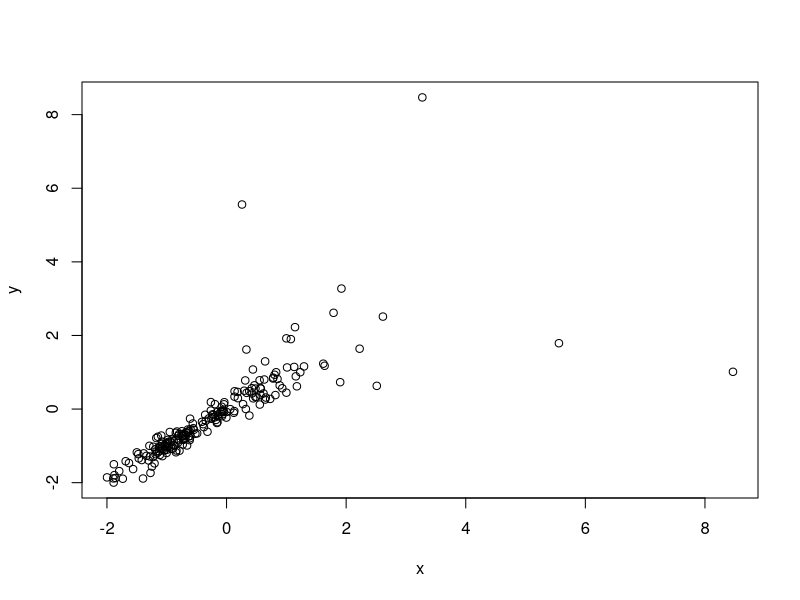

The R script that drew this image: (Note: this script raises an error after producing the figure.)
## Copyright (C) 2012 Marius Hofert, Ivan Kojadinovic, Martin Maechler, and Jun Yan
##
## This program is free software; you can redistribute it and/or modify it under
## the terms of the GNU General Public License as published by the Free Software
## Foundation; either version 3 of the License, or (at your option) any later
## version.
##
## This program is distributed in the hope that it will be useful, but WITHOUT
## ANY WARRANTY; without even the implied warranty of MERCHANTABILITY or FITNESS
## FOR A PARTICULAR PURPOSE. See the GNU General Public License for more
## details.
##
## You should have received a copy of the GNU General Public License along with
## this program; if not, see <http://www.gnu.org/licenses/>.


### MLE for Clayton AR(1) copula model with Student marginal

## Parameters

alpha <- 10
mu <- 0
sigma <- 1
df <- 3

## Student location scale rpqd family

rtls <- function(n,df,mu,sigma) sigma * rt(n,df) + mu
ptls <- function(x,df,mu,sigma) pt((x - mu)/sigma,df)
qtls <- function(u,df,mu,sigma) sigma * qt(u,df) + mu
dtls <- function(u,df,mu,sigma) dt((x - mu)/sigma,df)/sigma

## Generation of Data

n <- 200
rclayton <- function(n,alpha){
	u <- runif(n+1) # innovations
	v <- u
	for(i in 2:(n+1))
		v[i] <- ((u[i]^(-alpha/(1+alpha)) -1)*v[i-1]^(-alpha) +1)^(-1/alpha)
	return(v[2:(n+1)])
	}
u <- rclayton(n,alpha)
u <- qt(u,3)
y <- u[-n]
x <- u[-1]

plot(x,y)

## Estimation with known marginal
cop <- claytonCopula(5,dim=2)
f <- fitCopula(cbind(ptls(x,df,mu,sigma),ptls(y,df,mu,sigma)),cop)

## Estimation with unknown marginal parameters

M1 <- mvdc(claytonCopula(alpha,dim=2),c("tls","tls"),
	list( list(df=df,mu=mu,sigma=sigma), list(df=df,mu=mu,sigma=sigma)),
	marginsIdentical = TRUE)
M2 <- mvdc(claytonCopula(alpha,dim=2),c("tls","tls"),
	list( list(df=df,mu=mu,sigma=sigma), list(df=df,mu=mu,sigma=sigma)))
g <- fitMvdc(cbind(x,y),M1,c(3,1,1,10)) # constrains marginals to be identical
h <- fitMvdc(cbind(x,y),M2,c(3,1,1,3,1,1,10)) # estimates separate marginals


## Plot some true and estimated conditional quantile functions

z <- seq(min(y),max(y),len = 60)

for(i in 1:5){
	tau <- i/6
	uz <- ((tau^(-alpha/(1+alpha)) -1) * pt(z,3)^(-alpha) + 1)^(-1/alpha)
	yz <- qt(uz,3)
	lines(z,yz)
	b <- g@estimate
	uzhat <-((tau^(-b[4]/(1+b[4])) -1) * ptls(z,b[1],b[2],b[3])^(-b[4]) + 1)^(-1/b[4])
        yzhat <- qtls(uzhat,b[1],b[2],b[3])
	lines(z,yzhat,col="red")
	}

print(f)
print(g)
print(h)
